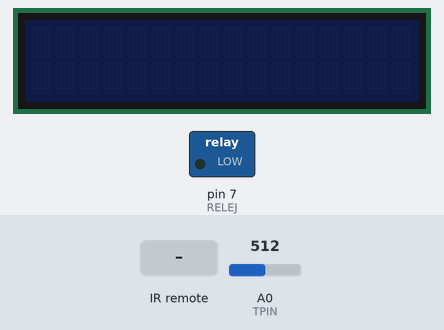
This sketch was run on a simulated Arduino Uno, built with avr-gcc and run on an emulated ATmega328P. Parts: 16×2 character LCD, switched loads named in the sketch (green lamp = pin HIGH). The test bench sets the inputs (shaded band); at power-on: A0 (TPIN) = 512. EEPROM starts erased.

Above: at 1.2 s.
1.3 s: infrared code 0x40BF00FF received
At 1.6 s:
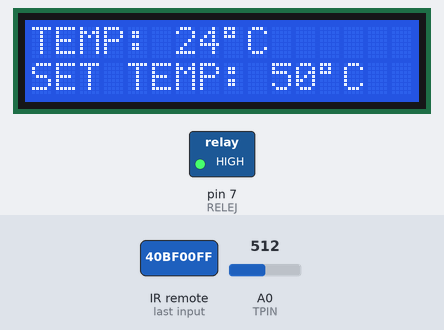
2.8 s: A0 (TPIN) set to 380
At 3.2 s:
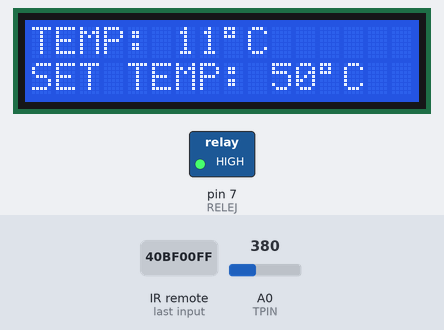
4.3 s: A0 (TPIN) set to 356
At 4.9 s:
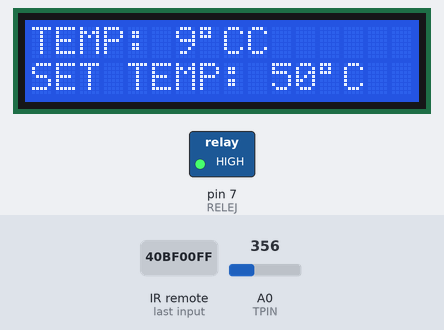
5.9 s: infrared code 0x40BF20DF received
At 7.1 s:
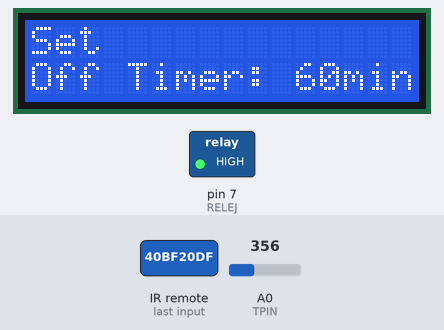
7.4 s: A0 (TPIN) set to 733
8.9 s: A0 (TPIN) set to 755
At 10.3 s:
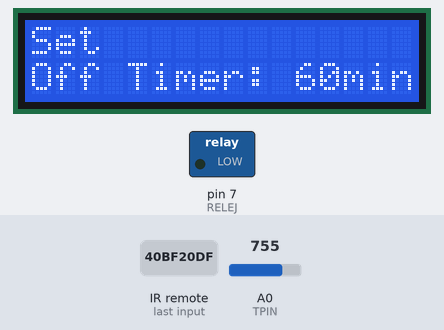
Timing chart, 0 to 11.6 s (numbered marks = the images above; inputs shaded):
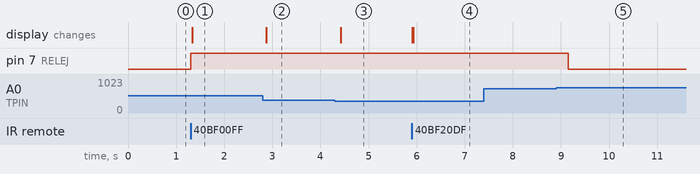

Measured:
- the behaviour switches between 364 and 363 on A0 (TPIN) (found by bisection; images 2 and 3)
- the behaviour switches between 746 and 747 on A0 (TPIN) (found by bisection; images 4 and 5)
- after the input at 1.3 s, pin 7 (RELEJ): LOW → HIGH at once; the display: changes at once (image 1)
- after the input at 2.8 s, the display: changes after 0.08 s (image 2)
- after the input at 4.3 s, the display: changes after 0.12 s (image 3)
- after the input at 5.9 s, the display: first changes at once (image 4 shows a later state)
- after the input at 7.4 s, every drawn part: stays the same
- after the input at 8.9 s, pin 7 (RELEJ): HIGH → LOW after 0.25 s

The sketch:

Reg_Temp_V1.3.ino
```cpp
/* * * * * * * * * * * * * * * * * * */
/*      Temperature Regulator V 1.3. */
/*      coded by Daniel Đuranović    */
/*             1.4.2020.             */
/* * * * * * * * * * * * * * * * * * */

#include <LiquidCrystal_I2C.h>
#include <Wire.h>
#include <IRremote.h>
#include <EEPROM.h>

#define RECV_PIN 5 /*DATA PIN ZA RECIEVER*/
#define TPIN A0 /*PIN ZA TEMP*/
#define RELEJ 7 /*RELEJ PIN*/
#define MAXTEMP 50 /*MAX TEMP DO KOJE SE MOZE POSTAVIT DA GRIJALICA GRIJE -ZAŠTITA*/
#define MINTEMP 0 /*MINIMALNA TEMP DO KOJE SE MOZE ODREDIT*/
#define Blink_interval  1000  /*vrijeme blinkanja znakica dok je upaljena grijalica u ms*/
#define Sample_interval 250 /* uzima uzorak temperature odredjen intervalom*/
#define hyst 2 /*Histereza*/

/*Remote button codes*/
#define POWER 0x40BF00FF
#define OPTIONS 0x40BF20DF
#define TEMPUP 0x40BF609F
#define TEMPDOWN 0x40BFA05F

LiquidCrystal_I2C lcd(0x27,16,2);  /*deklaracija I2C pinova*/

IRrecv irrecv(RECV_PIN);
decode_results results;
unsigned long key_value = 0;

bool stat;
int Uiz;
float Uul = 1023.0; /* Ulazni napon od 5V*/
float R = 10000; /*Otpor na otpornom djelilu*/
float logRt, Rt, T, Tc, Tf;
float A = 1.009249522e-03, B = 2.378405444e-04, C = 2.019202697e-07; /*konstante za NTC 10K (Stein-Hart jedn.)*/
unsigned long previousMillis;  /*Millis od blinkanja*/
unsigned long previousMillisT; /*Millis od uzimanja uzorka temp*/
unsigned long previousMillisP; /*Millis od OFF timera*/
bool BlankOnOff = false;
String blnk = "";

extern int setT = 25;
extern int OFFtimer = 30;
bool OFFtimerState = false;
bool tempValueReachedFT = false; /*Temp reached first time*/
bool powerStatus = LOW;

byte heaterChar[] = {
    B01001,
    B10010,
    B10010,
    B01001,
    B01001,
    B10010,
    B00000,
    B11111
};

 /*R --> Temp*/
extern int Thermistor(int Uiz) {

  Rt = R * (Uul / (float)Uiz - 1.0); /*naponsko djelilo*/
  logRt = log(Rt);
  T = (1.0 / (A + B*logRt + C*logRt*logRt*logRt)); /*Stein-Hart jedn.*/
  Tc = T - 273.15; //Temp u *C
  //Tf = (Tc * 9.0)/ 5.0 + 32.0; /*Temp u Farenheitima*/
 return Tc; /*vrača vrijednost u *C ako se želi u F samo promjenit u Tf */
}

/*Blinkanje texta*/
void BlinkText(byte *msgtxt, int col, int row) {

  if(millis() - previousMillis > Blink_interval)   {
    lcd.setCursor(col, row);
    previousMillis = millis();

    if(BlankOnOff){
      lcd.write(msgtxt);
    }
    else {
      /*for loop creates a String of spaces same length as word specified
*/      for(int i = 1; i <= strlen(msgtxt); i++) {
        blnk += " ";
      }
      lcd.print(blnk);
      blnk="";  /*need to reset this back to blank otherwise it'll keep adding spaces to it on next iteration*/
    }
    BlankOnOff = !BlankOnOff;
  }
}
/*Brisanje suvisnog texta-briše suvišni text koji se javlja kada broj predje iz dvoznamenkastog u jednoznamenkasti*/
void clearExcessText(){
     if (setT < 10){
        lcd.setCursor(13,1);
        lcd.print("   ");
    }

     if (Thermistor(Uiz) < 10){
        lcd.setCursor(10,0);
        lcd.print("   ");
    }
}
/*Check value*/
extern int checkValue(int value, int minimum, int maximum){
     if (value < minimum){
         value = minimum;
     }
     else if (value > maximum){
         value = maximum;
     }
     else{
     value = value;
     }
     return value;
}

/*Definiranje menu-a*/
class Menu {

   public:

      int menu_selection = 0;

      void select_menu(){
         switch(menu_selection){
            case 0:
               main_menu();
               break;
            case 1:
               setTimer_menu();
               break;
            default:
               menu_selection = 0 ;
               break;
         }
      }

      void main_menu(){
         lcd.setCursor(0,0);
         lcd.print("TEMP: ");
         lcd.print(Thermistor(Uiz)); /*ispisuje trenutnu temp*/
         lcd.print((char)223); /*stupanj*/
         lcd.print("C");
         lcd.setCursor(0,1);
         lcd.print("SET TEMP: ");
         lcd.print(setT); /*ispisuje željenu temp*/
         lcd.print((char)223); /*stupanj*/
         lcd.print("C");

         clearExcessText();
       }

      void setTimer_menu(){
         lcd.setCursor(0,0);
         lcd.print("Set");
         lcd.setCursor(0,1);
         lcd.print("Off Timer: ");
         lcd.print(OFFtimer);
         lcd.print("min");

         if(OFFtimer < 10){
            lcd.setCursor(15,1);
            lcd.print(" ");
         }
      }

};

Menu disp;

class Remote {

    public:

    int UPDval = 0;

    void scan(){
      if (irrecv.decode(&results)){

        if (results.value == 0XFFFFFFFF)
          results.value = key_value;

        switch(results.value){
          case TEMPUP:
              UPDval += 1;
              break;
          case TEMPDOWN:
              UPDval -= 1;
              break;
          case OPTIONS:
              lcd.clear();
              disp.menu_selection += 1;
              break;
          case POWER:
              powerStatus -= 1;
              checkValue(powerStatus,0,1);
              break;
        }
        key_value = results.value;
        irrecv.resume();
       }

    }

    /*izbor varijable koja se podesava s obzirom na prikazani menu*/
    void check_menu_state(){
       switch (disp.menu_selection){
         case 0:
            UPDval = setT;
            scan();
            setT = UPDval;
            setT = checkValue(setT,MINTEMP,MAXTEMP);
            EEPROM.write(1, setT);
            break;
         case 1:
            UPDval = OFFtimer;
            scan();
            OFFtimer = UPDval;
            OFFtimer = checkValue(OFFtimer,5,60);
            EEPROM.write(0, OFFtimer);
            previousMillisP = millis();
            break;

       }
    }

};

Remote remote;

/*****************************************SETUP**********************************************/

void setup() {

Serial.begin(9600);

pinMode(RELEJ,OUTPUT);

setT = EEPROM.read(1);
setT = checkValue(setT,MINTEMP,setT);

OFFtimer = EEPROM.read(0);
OFFtimer = checkValue(OFFtimer, 5,60);
OFFtimerState = false;

powerStatus = LOW;
stat = false;

lcd.begin();
lcd.createChar(0, heaterChar); /*stvara custom char, obavezno da bude iza lcd.begin(); inace ce bit kompromiram*/
lcd.setCursor(0,0);           /*stavlja display u DDRAM radi createChar(); (mogu biti lcd.clear() i lcd.home())*/

irrecv.enableIRIn();
irrecv.blink13(true);

Uiz = analogRead(TPIN); /*odmah uzima temperaturu jer inace je "delay" prvih 5 sec nakon paljenja */
}

/*********************************************************LOOP********************************************************/

void loop(){

if(powerStatus == HIGH){
     lcd.backlight();

     if(millis() - previousMillisT > Sample_interval){
     Uiz = analogRead(TPIN);
     previousMillisT = millis();
     }

/************************************REGULATION**************************************************/

     if ((Thermistor(Uiz) < setT) || (stat == true && (Thermistor(Uiz) < setT + hyst))){
           stat = true;
           OFFtimerState = false;

           if(tempValueReachedFT == false){
                previousMillisP = millis(); /*Mora se dodati radi toga da se resetira odbrojavanje ako temp nije dostignuta prvi puta*/
           }

           digitalWrite(RELEJ, HIGH);
           BlinkText(byte(0), 15, 0);
           }

      else if(Thermistor(Uiz) >= setT + hyst){
          stat = false;
          OFFtimerState = true;
          tempValueReachedFT = true;

          /*Serial.println(millis() - previousMillisP); /*--> Test*/
          if((OFFtimerState == true) && ((millis() - previousMillisP) > (OFFtimer*60000))){
               powerStatus = LOW;
               previousMillisP = millis();
          }

          digitalWrite(RELEJ, LOW);
          lcd.setCursor(15,0);
          lcd.print(" ");
      }

     disp.select_menu();
}

else{
    OFFtimerState = false;
    tempValueReachedFT = false;
    previousMillisP = millis(); /*Mora se dodati radi toga da se resetira odbrojavanje ako padne temp ispod zeljenje, inace nastavlja otkuda je stao*/
    disp.menu_selection = 0;

    digitalWrite(RELEJ, LOW);
    lcd.clear();
    lcd.noBacklight();
  }

remote.check_menu_state();

/*end of loop*/
}
```
